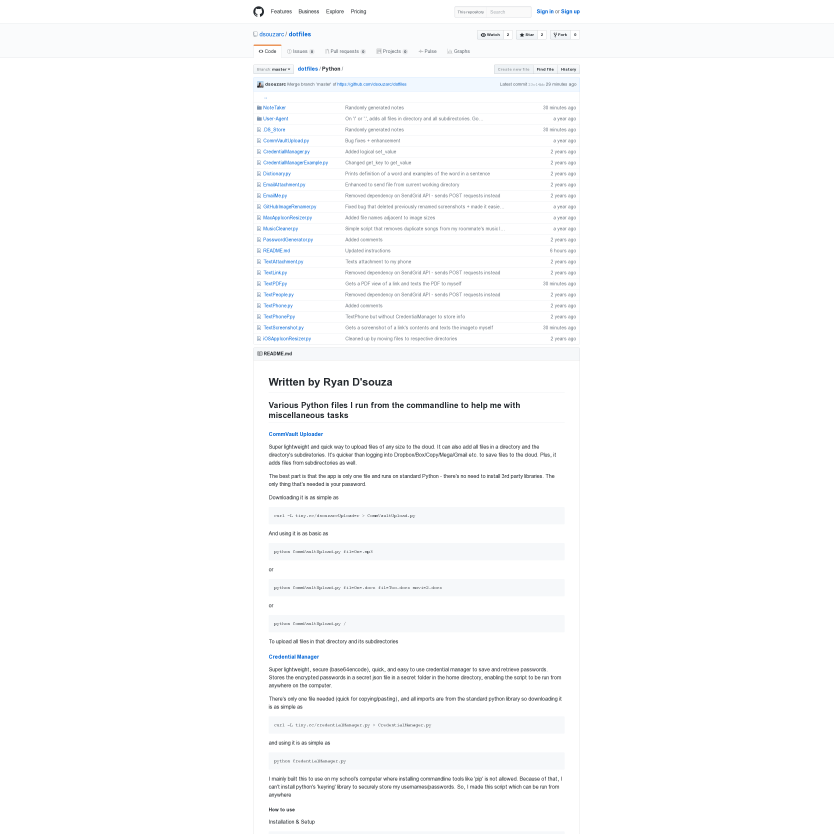
#> input picture examples/From github.com on 30-Mar-2017 18:47:40.png, 2500 x 2500 px (shown at 1/3 size)
$ python MacAppIconResizer.py '../examples/From github.com on 30-Mar-2017 18:47:40.png'   (older library calls are emulated)
#> lines starting #> are read from the running program, lines starting #| are printed output that depends on the picture
#!/usr/bin/python

from PIL import Image;
import os;
import sys;
import shutil;

#Original image
global originalImage;

#Path to save to: path program run from + directory 'AppIcon'
global saveToPath;

#Resizes the image and saves it
#width/height are ints, imageDescription is string describing new image
def resizeImage(newWidth, newHeight, imageDescription):
    newImage = originalImage.resize((newWidth, newHeight), Image.ANTIALIAS);

    newFileName = saveToPath + "/Icon-" + imageDescription + ".png";
    newImage.save(newFileName, quality=100);

#If the image name/directory is not inputted, prompt user for it
if len(sys.argv) == 1:
    fileName = raw_input("Enter file name and directory:\n");

#If image name/directory is inputted as command parameter
else:
    fileName = sys.argv[1];

#Open the original image
originalImage = Image.open(fileName);
#> originalImage is the input picture: PIL image 2500x2500 RGBA; mean R, G, B, A 251.2, 251.7, 252.2, 255

#Path to save files to (see 'saveToPath' declaration
pathWhenExecuting = os.getcwd();
saveToPath = pathWhenExecuting + "/AppIcon";

#If the 'AppIcon' directory exists, delete it
if os.path.exists(saveToPath):
    shutil.rmtree(saveToPath);

#And remake it
os.makedirs(saveToPath);

#Creates a copy of the original image, resizes to those dimensions, saves it to disk
resizeImage(1024, 1024, "App-Icon-1024");
resizeImage(512, 512, "App-Icon-512");
#> call 2 of resizeImage, with newWidth = 512, newHeight = 512, imageDescription = 'App-Icon-512'
#> in resizeImage (call 2), `newImage = originalImage.resize((newWidth, newHeight), Image.ANTIALIAS);`:
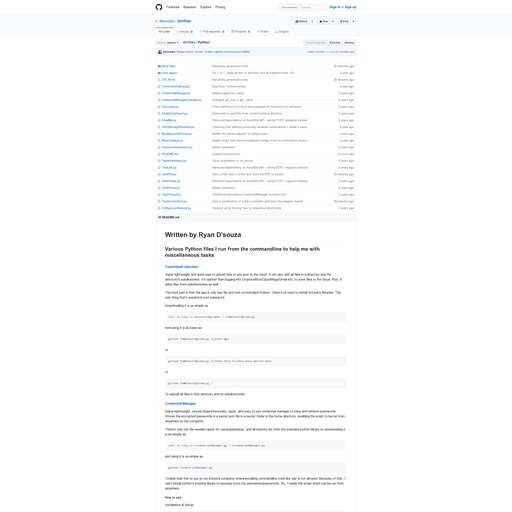
#> newImage: PIL image 512x512 RGBA; mean R, G, B, A 251, 251.5, 252, 255
resizeImage(256, 256, "App-Icon-256");
#> call 3 of resizeImage, with newWidth = 256, newHeight = 256, imageDescription = 'App-Icon-256'
#> in resizeImage (call 3), `newImage = originalImage.resize((newWidth, newHeight), Image.ANTIALIAS);`:
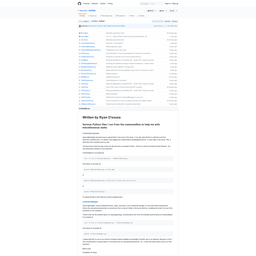
#> newImage: PIL image 256x256 RGBA; mean R, G, B, A 251, 251.5, 252, 255
resizeImage(128, 128, "App-Icon-128");
#> call 4 of resizeImage, with newWidth = 128, newHeight = 128, imageDescription = 'App-Icon-128'
#> in resizeImage (call 4), `newImage = originalImage.resize((newWidth, newHeight), Image.ANTIALIAS);`:
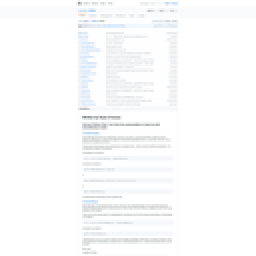
#> newImage: PIL image 128x128 RGBA (shown 2 times larger); mean R, G, B, A 251, 251.5, 252, 255
resizeImage(64, 64, "App-Icon-64");
resizeImage(32, 32, "App-Icon-32");
#> in resizeImage (call 6), `newImage = originalImage.resize((newWidth, newHeight), Image.ANTIALIAS);`:
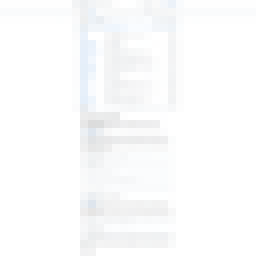
#> newImage: PIL image 32x32 RGBA (shown 8 times larger); mean R, G, B, A 251.1, 251.6, 252.1, 255
resizeImage(16, 16, "App-Icon-16");
